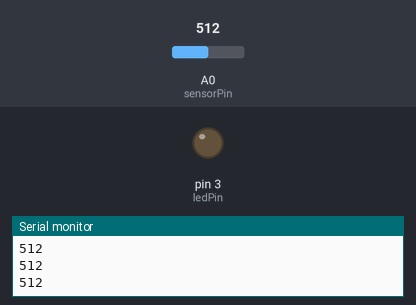
Recording of a sketch running on a simulated Arduino Uno, built with avr-gcc and run on an emulated ATmega328P. On the bench: output pins drawn as LEDs (lit = HIGH), the last lines printed to the serial monitor. Inputs (shaded band) come from the test bench; at power-on: A0 (sensorPin) = 512.

Above: at 1.2 s.
1.3 s: A0 (sensorPin) set to 591
2.8 s: A0 (sensorPin) set to 614
At 3.6 s:
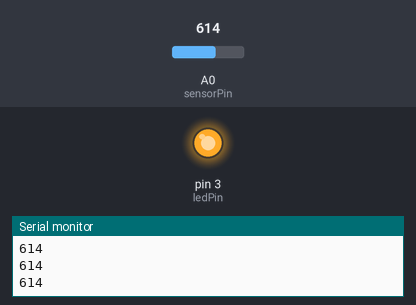
4.3 s: A0 (sensorPin) set to 590
At 4.7 s:
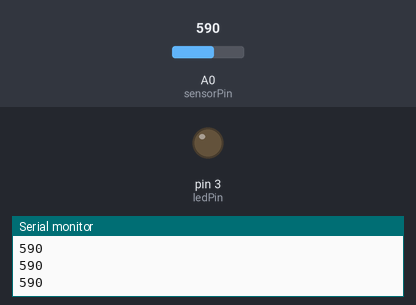
5.8 s: A0 (sensorPin) set to 610
At 7.1 s:
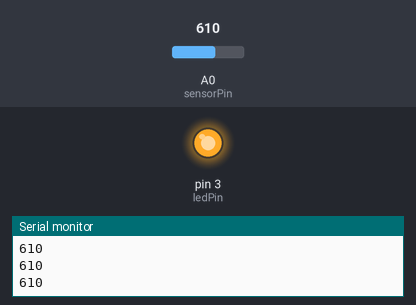
Timing chart, 0 to 8.3 s (numbered marks = the images above; inputs shaded):
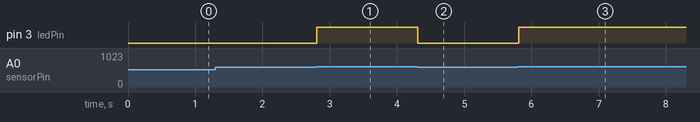

Measured:
- the behaviour switches between 599 and 600 on A0 (sensorPin) (found by bisection; images 0 and 1)
- after the input at 2.8 s, pin 3 (ledPin): LOW → HIGH at once
- after the input at 4.3 s, pin 3 (ledPin): HIGH → LOW at once
- after the input at 5.8 s, pin 3 (ledPin): LOW → HIGH at once

The sketch:

sketch_feb09a.ino
```cpp
//Constants:
const int ledPin = 3;
const int sensorPin = A0; //pin A0 to read analog input

//Variables:
int value; //save analog value


void setup(){

  pinMode(ledPin, OUTPUT);  //Set pin 3 as 'output'
  Serial.begin(9600);       //Begin serial communication
pinMode(3, OUTPUT);


}

void loop(){
   value = map(value, 0, 1023, 0, 255);
  value = analogRead(sensorPin);       //Read and save analog value from potentiometer
  Serial.println(value);               //Print value
  //Map value 0-1023 to 0-255 (PWM)
 //analogWrite(ledPin, value);
  if( value >= 600){

    digitalWrite(3, HIGH);
  }
  else {
    digitalWrite(3, LOW);
  }
    //Send PWM value to led
  }
 // delay(100);                          //Small delay
```
